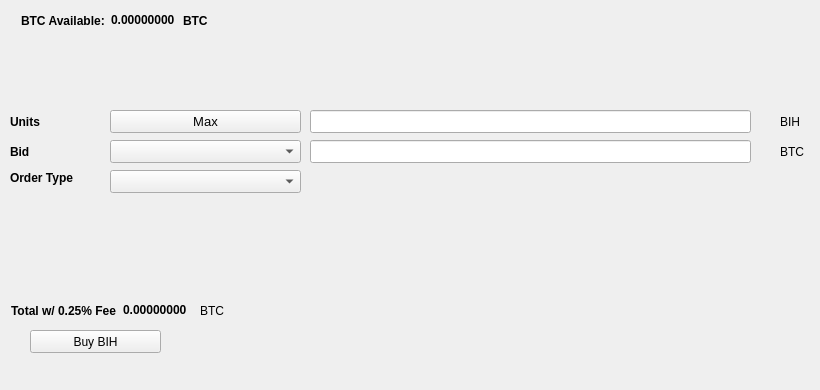
   <widget class="QWidget" name="BuyTab">
    <attribute name="title">
     <string>Buy</string>
    </attribute>
    <widget class="QPushButton" name="BuyBIH">
     <property name="geometry">
      <rect>
       <x>30</x>
       <y>330</y>
       <width>131</width>
       <height>23</height>
      </rect>
     </property>
     <property name="text">
      <string>Buy BIH</string>
     </property>
     <property name="icon">
      <iconset resource="../bithost.qrc">
       <normaloff>:/icons/bitcoin</normaloff>:/icons/bitcoin</iconset>
     </property>
    </widget>
    <widget class="QLabel" name="label_3">
     <property name="geometry">
      <rect>
       <x>10</x>
       <y>110</y>
       <width>46</width>
       <height>23</height>
      </rect>
     </property>
     <property name="font">
      <font>
       <weight>75</weight>
       <bold>true</bold>
      </font>
     </property>
     <property name="text">
      <string>Units</string>
     </property>
    </widget>
    <widget class="QLineEdit" name="UnitsInput">
     <property name="geometry">
      <rect>
       <x>310</x>
       <y>110</y>
       <width>441</width>
       <height>23</height>
      </rect>
     </property>
     <property name="font">
      <font>
       <pointsize>9</pointsize>
       <weight>75</weight>
       <bold>true</bold>
      </font>
     </property>
    </widget>
    <widget class="QLineEdit" name="BuyBidPriceEdit">
     <property name="geometry">
      <rect>
       <x>310</x>
       <y>140</y>
       <width>441</width>
       <height>23</height>
      </rect>
     </property>
     <property name="font">
      <font>
       <pointsize>9</pointsize>
       <weight>75</weight>
       <bold>true</bold>
      </font>
     </property>
    </widget>
    <widget class="QLabel" name="label_4">
     <property name="geometry">
      <rect>
       <x>780</x>
       <y>110</y>
       <width>31</width>
       <height>23</height>
      </rect>
     </property>
     <property name="text">
      <string>BIH</string>
     </property>
    </widget>
    <widget class="QLabel" name="label_5">
     <property name="geometry">
      <rect>
       <x>780</x>
       <y>140</y>
       <width>31</width>
       <height>23</height>
      </rect>
     </property>
     <property name="text">
      <string>BTC</string>
     </property>
    </widget>
    <widget class="QLabel" name="label_6">
     <property name="geometry">
      <rect>
       <x>10</x>
       <y>140</y>
       <width>46</width>
       <height>23</height>
      </rect>
     </property>
     <property name="font">
      <font>
       <weight>75</weight>
       <bold>true</bold>
      </font>
     </property>
     <property name="text">
      <string>Bid</string>
     </property>
    </widget>
    <widget class="QLabel" name="label_7">
     <property name="geometry">
      <rect>
       <x>10</x>
       <y>170</y>
       <width>91</width>
       <height>16</height>
      </rect>
     </property>
     <property name="font">
      <font>
       <weight>75</weight>
       <bold>true</bold>
      </font>
     </property>
     <property name="text">
      <string>Order Type</string>
     </property>
    </widget>
    <widget class="QPushButton" name="Buy_Max_Amount">
     <property name="geometry">
      <rect>
       <x>110</x>
       <y>110</y>
       <width>191</width>
       <height>23</height>
      </rect>
     </property>
     <property name="font">
      <font>
       <pointsize>10</pointsize>
      </font>
     </property>
     <property name="text">
      <string>Max</string>
     </property>
    </widget>
    <widget class="QComboBox" name="BuyBidcomboBox">
     <property name="geometry">
      <rect>
       <x>110</x>
       <y>140</y>
       <width>191</width>
       <height>23</height>
      </rect>
     </property>
     <property name="font">
      <font>
       <pointsize>10</pointsize>
      </font>
     </property>
    </widget>
    <widget class="QComboBox" name="buyOrdertypeCombo">
     <property name="geometry">
      <rect>
       <x>110</x>
       <y>170</y>
       <width>191</width>
       <height>23</height>
      </rect>
     </property>
     <property name="font">
      <font>
       <pointsize>10</pointsize>
      </font>
     </property>
    </widget>
    <widget class="QWidget" name="layoutWidget1">
     <property name="geometry">
      <rect>
       <x>21</x>
       <y>11</y>
       <width>227</width>
       <height>19</height>
      </rect>
     </property>
     <layout class="QHBoxLayout" name="horizontalLayout_3">
      <item>
       <widget class="QLabel" name="label232">
        <property name="font">
         <font>
          <weight>75</weight>
          <bold>true</bold>
         </font>
        </property>
        <property name="text">
         <string>BTC Available:</string>
        </property>
       </widget>
      </item>
      <item>
       <widget class="QLabel" name="BtcAvailableLbl">
        <property name="palette">
         <palette>
          <active>
           <colorrole role="WindowText">
            <brush brushstyle="SolidPattern">
             <color alpha="255">
              <red>0</red>
              <green>0</green>
              <blue>0</blue>
             </color>
            </brush>
           </colorrole>
           <colorrole role="Button">
            <brush brushstyle="SolidPattern">
             <color alpha="255">
              <red>0</red>
              <green>170</green>
              <blue>0</blue>
             </color>
            </brush>
           </colorrole>
           <colorrole role="Light">
            <brush brushstyle="SolidPattern">
             <color alpha="255">
              <red>0</red>
              <green>255</green>
              <blue>0</blue>
             </color>
            </brush>
           </colorrole>
           <colorrole role="Midlight">
            <brush brushstyle="SolidPattern">
             <color alpha="255">
              <red>0</red>
              <green>212</green>
              <blue>0</blue>
             </color>
            </brush>
           </colorrole>
           <colorrole role="Dark">
            <brush brushstyle="SolidPattern">
             <color alpha="255">
              <red>0</red>
              <green>85</green>
              <blue>0</blue>
             </color>
            </brush>
           </colorrole>
           <colorrole role="Mid">
            <brush brushstyle="SolidPattern">
             <color alpha="255">
              <red>0</red>
              <green>113</green>
              <blue>0</blue>
             </color>
            </brush>
           </colorrole>
           <colorrole role="Text">
            <brush brushstyle="SolidPattern">
             <color alpha="255">
              <red>0</red>
              <green>170</green>
              <blue>0</blue>
             </color>
            </brush>
           </colorrole>
           <colorrole role="BrightText">
            <brush brushstyle="SolidPattern">
             <color alpha="255">
              <red>255</red>
              <green>255</green>
              <blue>255</blue>
             </color>
            </brush>
           </colorrole>
           <colorrole role="ButtonText">
            <brush brushstyle="SolidPattern">
             <color alpha="255">
              <red>0</red>
              <green>0</green>
              <blue>0</blue>
             </color>
            </brush>
           </colorrole>
           <colorrole role="Base">
            <brush brushstyle="SolidPattern">
             <color alpha="255">
              <red>255</red>
              <green>255</green>
              <blue>255</blue>
             </color>
            </brush>
           </colorrole>
           <colorrole role="Window">
            <brush brushstyle="SolidPattern">
             <color alpha="255">
              <red>0</red>
              <green>170</green>
              <blue>0</blue>
             </color>
            </brush>
           </colorrole>
           <colorrole role="Shadow">
            <brush brushstyle="SolidPattern">
             <color alpha="255">
              <red>0</red>
              <green>0</green>
              <blue>0</blue>
             </color>
            </brush>
           </colorrole>
           <colorrole role="AlternateBase">
            <brush brushstyle="SolidPattern">
             <color alpha="255">
              <red>127</red>
              <green>212</green>
              <blue>127</blue>
             </color>
            </brush>
           </colorrole>
           <colorrole role="ToolTipBase">
            <brush brushstyle="SolidPattern">
             <color alpha="255">
              <red>255</red>
              <green>255</green>
              <blue>220</blue>
             </color>
            </brush>
           </colorrole>
           <colorrole role="ToolTipText">
            <brush brushstyle="SolidPattern">
             <color alpha="255">
              <red>0</red>
              <green>0</green>
              <blue>0</blue>
             </color>
            </brush>
           </colorrole>
          </active>
          <inactive>
           <colorrole role="WindowText">
            <brush brushstyle="SolidPattern">
             <color alpha="255">
              <red>0</red>
              <green>0</green>
              <blue>0</blue>
             </color>
            </brush>
           </colorrole>
           <colorrole role="Button">
            <brush brushstyle="SolidPattern">
             <color alpha="255">
              <red>0</red>
              <green>170</green>
              <blue>0</blue>
             </color>
            </brush>
           </colorrole>
           <colorrole role="Light">
            <brush brushstyle="SolidPattern">
             <color alpha="255">
              <red>0</red>
              <green>255</green>
              <blue>0</blue>
             </color>
            </brush>
           </colorrole>
           <colorrole role="Midlight">
            <brush brushstyle="SolidPattern">
             <color alpha="255">
              <red>0</red>
              <green>212</green>
              <blue>0</blue>
             </color>
            </brush>
           </colorrole>
           <colorrole role="Dark">
            <brush brushstyle="SolidPattern">
             <color alpha="255">
              <red>0</red>
              <green>85</green>
              <blue>0</blue>
             </color>
            </brush>
           </colorrole>
           <colorrole role="Mid">
            <brush brushstyle="SolidPattern">
             <color alpha="255">
              <red>0</red>
              <green>113</green>
              <blue>0</blue>
             </color>
            </brush>
           </colorrole>
           <colorrole role="Text">
            <brush brushstyle="SolidPattern">
             <color alpha="255">
              <red>0</red>
              <green>170</green>
              <blue>0</blue>
             </color>
            </brush>
           </colorrole>
           <colorrole role="BrightText">
            <brush brushstyle="SolidPattern">
             <color alpha="255">
              <red>255</red>
              <green>255</green>
              <blue>255</blue>
             </color>
            </brush>
           </colorrole>
           <colorrole role="ButtonText">
            <brush brushstyle="SolidPattern">
             <color alpha="255">
              <red>0</red>
              <green>0</green>
              <blue>0</blue>
             </color>
            </brush>
           </colorrole>
           <colorrole role="Base">
            <brush brushstyle="SolidPattern">
             <color alpha="255">
              <red>255</red>
              <green>255</green>
              <blue>255</blue>
             </color>
            </brush>
           </colorrole>
           <colorrole role="Window">
            <brush brushstyle="SolidPattern">
             <color alpha="255">
              <red>0</red>
              <green>170</green>
              <blue>0</blue>
             </color>
            </brush>
           </colorrole>
           <colorrole role="Shadow">
            <brush brushstyle="SolidPattern">
             <color alpha="255">
              <red>0</red>
              <green>0</green>
              <blue>0</blue>
             </color>
            </brush>
           </colorrole>
           <colorrole role="AlternateBase">
            <brush brushstyle="SolidPattern">
             <color alpha="255">
              <red>127</red>
              <green>212</green>
              <blue>127</blue>
             </color>
            </brush>
           </colorrole>
           <colorrole role="ToolTipBase">
            <brush brushstyle="SolidPattern">
             <color alpha="255">
              <red>255</red>
              <green>255</green>
              <blue>220</blue>
             </color>
            </brush>
           </colorrole>
           <colorrole role="ToolTipText">
            <brush brushstyle="SolidPattern">
             <color alpha="255">
              <red>0</red>
              <green>0</green>
              <blue>0</blue>
             </color>
            </brush>
           </colorrole>
          </inactive>
          <disabled>
           <colorrole role="WindowText">
            <brush brushstyle="SolidPattern">
             <color alpha="255">
              <red>0</red>
              <green>85</green>
              <blue>0</blue>
             </color>
            </brush>
           </colorrole>
           <colorrole role="Button">
            <brush brushstyle="SolidPattern">
             <color alpha="255">
              <red>0</red>
              <green>170</green>
              <blue>0</blue>
             </color>
            </brush>
           </colorrole>
           <colorrole role="Light">
            <brush brushstyle="SolidPattern">
             <color alpha="255">
              <red>0</red>
              <green>255</green>
              <blue>0</blue>
             </color>
            </brush>
           </colorrole>
           <colorrole role="Midlight">
            <brush brushstyle="SolidPattern">
             <color alpha="255">
              <red>0</red>
              <green>212</green>
              <blue>0</blue>
             </color>
            </brush>
           </colorrole>
           <colorrole role="Dark">
            <brush brushstyle="SolidPattern">
             <color alpha="255">
              <red>0</red>
              <green>85</green>
              <blue>0</blue>
             </color>
            </brush>
           </colorrole>
           <colorrole role="Mid">
            <brush brushstyle="SolidPattern">
             <color alpha="255">
              <red>0</red>
              <green>113</green>
              <blue>0</blue>
             </color>
            </brush>
           </colorrole>
           <colorrole role="Text">
            <brush brushstyle="SolidPattern">
             <color alpha="255">
              <red>0</red>
              <green>85</green>
              <blue>0</blue>
             </color>
            </brush>
           </colorrole>
           <colorrole role="BrightText">
            <brush brushstyle="SolidPattern">
             <color alpha="255">
              <red>255</red>
              <green>255</green>
              <blue>255</blue>
             </color>
            </brush>
           </colorrole>
           <colorrole role="ButtonText">
            <brush brushstyle="SolidPattern">
             <color alpha="255">
              <red>0</red>
              <green>85</green>
              <blue>0</blue>
             </color>
            </brush>
           </colorrole>
           <colorrole role="Base">
            <brush brushstyle="SolidPattern">
             <color alpha="255">
              <red>0</red>
              <green>170</green>
              <blue>0</blue>
             </color>
            </brush>
           </colorrole>
           <colorrole role="Window">
            <brush brushstyle="SolidPattern">
             <color alpha="255">
              <red>0</red>
              <green>170</green>
              <blue>0</blue>
             </color>
            </brush>
           </colorrole>
           <colorrole role="Shadow">
            <brush brushstyle="SolidPattern">
             <color alpha="255">
              <red>0</red>
              <green>0</green>
              <blue>0</blue>
             </color>
            </brush>
           </colorrole>
           <colorrole role="AlternateBase">
            <brush brushstyle="SolidPattern">
             <color alpha="255">
              <red>0</red>
              <green>170</green>
              <blue>0</blue>
             </color>
            </brush>
           </colorrole>
           <colorrole role="ToolTipBase">
            <brush brushstyle="SolidPattern">
             <color alpha="255">
              <red>255</red>
              <green>255</green>
              <blue>220</blue>
             </color>
            </brush>
           </colorrole>
           <colorrole role="ToolTipText">
            <brush brushstyle="SolidPattern">
             <color alpha="255">
              <red>0</red>
              <green>0</green>
              <blue>0</blue>
             </color>
            </brush>
           </colorrole>
          </disabled>
         </palette>
        </property>
        <property name="font">
         <font>
          <weight>75</weight>
          <bold>true</bold>
         </font>
        </property>
        <property name="text">
         <string>0.00000000</string>
        </property>
        <property name="textInteractionFlags">
         <set>Qt::LinksAccessibleByMouse|Qt::TextSelectableByKeyboard|Qt::TextSelectableByMouse</set>
        </property>
       </widget>
      </item>
      <item>
       <widget class="QLabel" name="BtcAvailableLbl_2">
        <property name="font">
         <font>
          <weight>75</weight>
          <bold>true</bold>
         </font>
        </property>
        <property name="text">
         <string>BTC</string>
        </property>
       </widget>
      </item>
     </layout>
    </widget>
    <widget class="QWidget" name="layoutWidge2">
     <property name="geometry">
      <rect>
       <x>11</x>
       <y>301</y>
       <width>259</width>
       <height>19</height>
      </rect>
     </property>
     <layout class="QHBoxLayout" name="horizontalLayout_4">
      <item>
       <widget class="QLabel" name="label_9">
        <property name="font">
         <font>
          <weight>75</weight>
          <bold>true</bold>
         </font>
        </property>
        <property name="text">
         <string>Total w/ 0.25% Fee</string>
        </property>
       </widget>
      </item>
      <item>
       <widget class="QLabel" name="BuyCostLabel">
        <property name="palette">
         <palette>
          <active>
           <colorrole role="WindowText">
            <brush brushstyle="SolidPattern">
             <color alpha="255">
              <red>0</red>
              <green>0</green>
              <blue>0</blue>
             </color>
            </brush>
           </colorrole>
           <colorrole role="Button">
            <brush brushstyle="SolidPattern">
             <color alpha="255">
              <red>0</red>
              <green>170</green>
              <blue>0</blue>
             </color>
            </brush>
           </colorrole>
           <colorrole role="Light">
            <brush brushstyle="SolidPattern">
             <color alpha="255">
              <red>0</red>
              <green>255</green>
              <blue>0</blue>
             </color>
            </brush>
           </colorrole>
           <colorrole role="Midlight">
            <brush brushstyle="SolidPattern">
             <color alpha="255">
              <red>0</red>
              <green>212</green>
              <blue>0</blue>
             </color>
            </brush>
           </colorrole>
           <colorrole role="Dark">
            <brush brushstyle="SolidPattern">
             <color alpha="255">
              <red>0</red>
              <green>85</green>
              <blue>0</blue>
             </color>
            </brush>
           </colorrole>
           <colorrole role="Mid">
            <brush brushstyle="SolidPattern">
             <color alpha="255">
              <red>0</red>
              <green>113</green>
              <blue>0</blue>
             </color>
            </brush>
           </colorrole>
           <colorrole role="Text">
            <brush brushstyle="SolidPattern">
             <color alpha="255">
              <red>0</red>
              <green>170</green>
              <blue>0</blue>
             </color>
            </brush>
           </colorrole>
           <colorrole role="BrightText">
            <brush brushstyle="SolidPattern">
             <color alpha="255">
              <red>255</red>
              <green>255</green>
              <blue>255</blue>
             </color>
            </brush>
           </colorrole>
           <colorrole role="ButtonText">
            <brush brushstyle="SolidPattern">
             <color alpha="255">
              <red>0</red>
              <green>0</green>
              <blue>0</blue>
             </color>
            </brush>
           </colorrole>
           <colorrole role="Base">
            <brush brushstyle="SolidPattern">
             <color alpha="255">
              <red>255</red>
              <green>255</green>
              <blue>255</blue>
             </color>
            </brush>
           </colorrole>
           <colorrole role="Window">
            <brush brushstyle="SolidPattern">
             <color alpha="255">
              <red>0</red>
              <green>170</green>
              <blue>0</blue>
             </color>
            </brush>
           </colorrole>
           <colorrole role="Shadow">
            <brush brushstyle="SolidPattern">
             <color alpha="255">
              <red>0</red>
              <green>0</green>
              <blue>0</blue>
             </color>
            </brush>
           </colorrole>
           <colorrole role="AlternateBase">
            <brush brushstyle="SolidPattern">
             <color alpha="255">
              <red>127</red>
              <green>212</green>
              <blue>127</blue>
             </color>
            </brush>
           </colorrole>
           <colorrole role="ToolTipBase">
            <brush brushstyle="SolidPattern">
             <color alpha="255">
              <red>255</red>
              <green>255</green>
              <blue>220</blue>
             </color>
            </brush>
           </colorrole>
           <colorrole role="ToolTipText">
            <brush brushstyle="SolidPattern">
             <color alpha="255">
              <red>0</red>
              <green>0</green>
              <blue>0</blue>
             </color>
            </brush>
           </colorrole>
          </active>
          <inactive>
           <colorrole role="WindowText">
            <brush brushstyle="SolidPattern">
             <color alpha="255">
              <red>0</red>
              <green>0</green>
              <blue>0</blue>
             </color>
            </brush>
           </colorrole>
           <colorrole role="Button">
            <brush brushstyle="SolidPattern">
             <color alpha="255">
              <red>0</red>
              <green>170</green>
              <blue>0</blue>
             </color>
            </brush>
           </colorrole>
           <colorrole role="Light">
            <brush brushstyle="SolidPattern">
             <color alpha="255">
              <red>0</red>
              <green>255</green>
              <blue>0</blue>
             </color>
            </brush>
           </colorrole>
           <colorrole role="Midlight">
            <brush brushstyle="SolidPattern">
             <color alpha="255">
              <red>0</red>
              <green>212</green>
              <blue>0</blue>
             </color>
            </brush>
           </colorrole>
           <colorrole role="Dark">
            <brush brushstyle="SolidPattern">
             <color alpha="255">
              <red>0</red>
              <green>85</green>
              <blue>0</blue>
             </color>
            </brush>
           </colorrole>
           <colorrole role="Mid">
            <brush brushstyle="SolidPattern">
             <color alpha="255">
              <red>0</red>
              <green>113</green>
              <blue>0</blue>
             </color>
            </brush>
           </colorrole>
           <colorrole role="Text">
            <brush brushstyle="SolidPattern">
             <color alpha="255">
              <red>0</red>
              <green>170</green>
              <blue>0</blue>
             </color>
            </brush>
           </colorrole>
           <colorrole role="BrightText">
            <brush brushstyle="SolidPattern">
             <color alpha="255">
              <red>255</red>
              <green>255</green>
              <blue>255</blue>
             </color>
            </brush>
           </colorrole>
           <colorrole role="ButtonText">
            <brush brushstyle="SolidPattern">
             <color alpha="255">
              <red>0</red>
              <green>0</green>
              <blue>0</blue>
             </color>
            </brush>
           </colorrole>
           <colorrole role="Base">
            <brush brushstyle="SolidPattern">
             <color alpha="255">
              <red>255</red>
              <green>255</green>
              <blue>255</blue>
             </color>
            </brush>
           </colorrole>
           <colorrole role="Window">
            <brush brushstyle="SolidPattern">
             <color alpha="255">
              <red>0</red>
              <green>170</green>
              <blue>0</blue>
             </color>
            </brush>
           </colorrole>
           <colorrole role="Shadow">
            <brush brushstyle="SolidPattern">
             <color alpha="255">
              <red>0</red>
              <green>0</green>
              <blue>0</blue>
             </color>
            </brush>
           </colorrole>
           <colorrole role="AlternateBase">
            <brush brushstyle="SolidPattern">
             <color alpha="255">
              <red>127</red>
              <green>212</green>
              <blue>127</blue>
             </color>
            </brush>
           </colorrole>
           <colorrole role="ToolTipBase">
            <brush brushstyle="SolidPattern">
             <color alpha="255">
              <red>255</red>
              <green>255</green>
              <blue>220</blue>
             </color>
            </brush>
           </colorrole>
           <colorrole role="ToolTipText">
            <brush brushstyle="SolidPattern">
             <color alpha="255">
              <red>0</red>
              <green>0</green>
              <blue>0</blue>
             </color>
            </brush>
           </colorrole>
          </inactive>
          <disabled>
           <colorrole role="WindowText">
            <brush brushstyle="SolidPattern">
             <color alpha="255">
              <red>0</red>
              <green>85</green>
              <blue>0</blue>
             </color>
            </brush>
           </colorrole>
           <colorrole role="Button">
            <brush brushstyle="SolidPattern">
             <color alpha="255">
              <red>0</red>
              <green>170</green>
              <blue>0</blue>
             </color>
            </brush>
           </colorrole>
           <colorrole role="Light">
            <brush brushstyle="SolidPattern">
             <color alpha="255">
              <red>0</red>
              <green>255</green>
              <blue>0</blue>
             </color>
            </brush>
           </colorrole>
           <colorrole role="Midlight">
            <brush brushstyle="SolidPattern">
             <color alpha="255">
              <red>0</red>
              <green>212</green>
              <blue>0</blue>
             </color>
            </brush>
           </colorrole>
           <colorrole role="Dark">
            <brush brushstyle="SolidPattern">
             <color alpha="255">
              <red>0</red>
              <green>85</green>
              <blue>0</blue>
             </color>
            </brush>
           </colorrole>
           <colorrole role="Mid">
            <brush brushstyle="SolidPattern">
             <color alpha="255">
              <red>0</red>
              <green>113</green>
              <blue>0</blue>
             </color>
            </brush>
           </colorrole>
           <colorrole role="Text">
            <brush brushstyle="SolidPattern">
             <color alpha="255">
              <red>0</red>
              <green>85</green>
              <blue>0</blue>
             </color>
            </brush>
           </colorrole>
           <colorrole role="BrightText">
            <brush brushstyle="SolidPattern">
             <color alpha="255">
              <red>255</red>
              <green>255</green>
              <blue>255</blue>
             </color>
            </brush>
           </colorrole>
           <colorrole role="ButtonText">
            <brush brushstyle="SolidPattern">
             <color alpha="255">
              <red>0</red>
              <green>85</green>
              <blue>0</blue>
             </color>
            </brush>
           </colorrole>
           <colorrole role="Base">
            <brush brushstyle="SolidPattern">
             <color alpha="255">
              <red>0</red>
              <green>170</green>
              <blue>0</blue>
             </color>
            </brush>
           </colorrole>
           <colorrole role="Window">
            <brush brushstyle="SolidPattern">
             <color alpha="255">
              <red>0</red>
              <green>170</green>
              <blue>0</blue>
             </color>
            </brush>
           </colorrole>
           <colorrole role="Shadow">
            <brush brushstyle="SolidPattern">
             <color alpha="255">
              <red>0</red>
              <green>0</green>
              <blue>0</blue>
             </color>
            </brush>
           </colorrole>
           <colorrole role="AlternateBase">
            <brush brushstyle="SolidPattern">
             <color alpha="255">
              <red>0</red>
              <green>170</green>
              <blue>0</blue>
             </color>
            </brush>
           </colorrole>
           <colorrole role="ToolTipBase">
            <brush brushstyle="SolidPattern">
             <color alpha="255">
              <red>255</red>
              <green>255</green>
              <blue>220</blue>
             </color>
            </brush>
           </colorrole>
           <colorrole role="ToolTipText">
            <brush brushstyle="SolidPattern">
             <color alpha="255">
              <red>0</red>
              <green>0</green>
              <blue>0</blue>
             </color>
            </brush>
           </colorrole>
          </disabled>
         </palette>
        </property>
        <property name="font">
         <font>
          <weight>75</weight>
          <bold>true</bold>
         </font>
        </property>
        <property name="autoFillBackground">
         <bool>false</bool>
        </property>
        <property name="text">
         <string>0.00000000</string>
        </property>
        <property name="textInteractionFlags">
         <set>Qt::LinksAccessibleByMouse|Qt::TextSelectableByMouse</set>
        </property>
       </widget>
      </item>
      <item>
       <widget class="QLabel" name="label_10">
        <property name="font">
         <font>
          <weight>50</weight>
          <bold>false</bold>
         </font>
        </property>
        <property name="text">
         <string>BTC</string>
        </property>
       </widget>
      </item>
     </layout>
    </widget>
    <widget class="QLabel" name="label_24">
     <property name="geometry">
      <rect>
       <x>460</x>
       <y>300</y>
       <width>281</width>
       <height>81</height>
      </rect>
     </property>
     <property name="text">
      <string/>
     </property>
     <property name="pixmap">
      <pixmap>:/images/bittrex</pixmap>
     </property>
    </widget>
   </widget>
